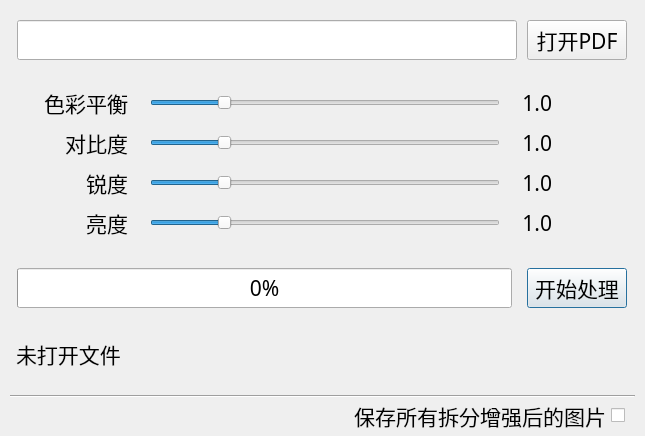
<?xml version="1.0" encoding="UTF-8"?>
<ui version="4.0">
 <class>Enhance_Dialog</class>
 <widget class="QDialog" name="Enhance_Dialog">
  <property name="geometry">
   <rect>
    <x>0</x>
    <y>0</y>
    <width>645</width>
    <height>436</height>
   </rect>
  </property>
  <property name="minimumSize">
   <size>
    <width>645</width>
    <height>436</height>
   </size>
  </property>
  <property name="maximumSize">
   <size>
    <width>645</width>
    <height>436</height>
   </size>
  </property>
  <property name="font">
   <font>
    <family>微软雅黑</family>
    <pointsize>16</pointsize>
   </font>
  </property>
  <property name="windowTitle">
   <string>文本增强</string>
  </property>
  <widget class="QLineEdit" name="lineEdit_w2_openPDF">
   <property name="geometry">
    <rect>
     <x>17</x>
     <y>20</y>
     <width>500</width>
     <height>40</height>
    </rect>
   </property>
  </widget>
  <widget class="QPushButton" name="pushButton_w2_start">
   <property name="geometry">
    <rect>
     <x>527</x>
     <y>268</y>
     <width>100</width>
     <height>40</height>
    </rect>
   </property>
   <property name="text">
    <string>开始处理</string>
   </property>
  </widget>
  <widget class="QLabel" name="label_w2_tips">
   <property name="geometry">
    <rect>
     <x>16</x>
     <y>326</y>
     <width>609</width>
     <height>55</height>
    </rect>
   </property>
   <property name="text">
    <string>未打开文件</string>
   </property>
  </widget>
  <widget class="QPushButton" name="pushButton_w2_openPDF">
   <property name="geometry">
    <rect>
     <x>527</x>
     <y>20</y>
     <width>100</width>
     <height>40</height>
    </rect>
   </property>
   <property name="text">
    <string>打开PDF</string>
   </property>
  </widget>
  <widget class="QProgressBar" name="progressBar_w2">
   <property name="geometry">
    <rect>
     <x>17</x>
     <y>268</y>
     <width>495</width>
     <height>40</height>
    </rect>
   </property>
   <property name="value">
    <number>0</number>
   </property>
  </widget>
  <widget class="QSlider" name="Slider_w2_colorSet">
   <property name="geometry">
    <rect>
     <x>150</x>
     <y>88</y>
     <width>350</width>
     <height>30</height>
    </rect>
   </property>
   <property name="maximum">
    <number>50</number>
   </property>
   <property name="singleStep">
    <number>1</number>
   </property>
   <property name="value">
    <number>10</number>
   </property>
   <property name="tracking">
    <bool>false</bool>
   </property>
   <property name="orientation">
    <enum>Qt::Horizontal</enum>
   </property>
  </widget>
  <widget class="QSlider" name="Slider_w2_contrastSet">
   <property name="geometry">
    <rect>
     <x>150</x>
     <y>128</y>
     <width>350</width>
     <height>30</height>
    </rect>
   </property>
   <property name="maximum">
    <number>50</number>
   </property>
   <property name="value">
    <number>10</number>
   </property>
   <property name="orientation">
    <enum>Qt::Horizontal</enum>
   </property>
  </widget>
  <widget class="QSlider" name="Slider_w2_brightnessSet">
   <property name="geometry">
    <rect>
     <x>150</x>
     <y>208</y>
     <width>350</width>
     <height>30</height>
    </rect>
   </property>
   <property name="maximum">
    <number>50</number>
   </property>
   <property name="value">
    <number>10</number>
   </property>
   <property name="orientation">
    <enum>Qt::Horizontal</enum>
   </property>
  </widget>
  <widget class="QSlider" name="Slider_w2_sharpnessSet">
   <property name="geometry">
    <rect>
     <x>150</x>
     <y>168</y>
     <width>350</width>
     <height>30</height>
    </rect>
   </property>
   <property name="maximum">
    <number>50</number>
   </property>
   <property name="value">
    <number>10</number>
   </property>
   <property name="orientation">
    <enum>Qt::Horizontal</enum>
   </property>
  </widget>
  <widget class="QLabel" name="label_w2_sharpnessValue">
   <property name="geometry">
    <rect>
     <x>512</x>
     <y>168</y>
     <width>40</width>
     <height>30</height>
    </rect>
   </property>
   <property name="layoutDirection">
    <enum>Qt::RightToLeft</enum>
   </property>
   <property name="text">
    <string>1.0</string>
   </property>
   <property name="alignment">
    <set>Qt::AlignRight|Qt::AlignTrailing|Qt::AlignVCenter</set>
   </property>
  </widget>
  <widget class="QLabel" name="label_w2_colorValue">
   <property name="geometry">
    <rect>
     <x>512</x>
     <y>88</y>
     <width>40</width>
     <height>30</height>
    </rect>
   </property>
   <property name="layoutDirection">
    <enum>Qt::RightToLeft</enum>
   </property>
   <property name="text">
    <string>1.0</string>
   </property>
   <property name="alignment">
    <set>Qt::AlignRight|Qt::AlignTrailing|Qt::AlignVCenter</set>
   </property>
  </widget>
  <widget class="QLabel" name="label_w2_contrastValue">
   <property name="geometry">
    <rect>
     <x>512</x>
     <y>128</y>
     <width>40</width>
     <height>30</height>
    </rect>
   </property>
   <property name="layoutDirection">
    <enum>Qt::RightToLeft</enum>
   </property>
   <property name="text">
    <string>1.0</string>
   </property>
   <property name="alignment">
    <set>Qt::AlignRight|Qt::AlignTrailing|Qt::AlignVCenter</set>
   </property>
  </widget>
  <widget class="QLabel" name="label_w2_brightnessValue">
   <property name="geometry">
    <rect>
     <x>512</x>
     <y>208</y>
     <width>40</width>
     <height>30</height>
    </rect>
   </property>
   <property name="layoutDirection">
    <enum>Qt::RightToLeft</enum>
   </property>
   <property name="text">
    <string>1.0</string>
   </property>
   <property name="alignment">
    <set>Qt::AlignRight|Qt::AlignTrailing|Qt::AlignVCenter</set>
   </property>
  </widget>
  <widget class="QLabel" name="label">
   <property name="geometry">
    <rect>
     <x>38</x>
     <y>88</y>
     <width>90</width>
     <height>30</height>
    </rect>
   </property>
   <property name="text">
    <string>色彩平衡</string>
   </property>
   <property name="alignment">
    <set>Qt::AlignRight|Qt::AlignTrailing|Qt::AlignVCenter</set>
   </property>
  </widget>
  <widget class="QLabel" name="label_2">
   <property name="geometry">
    <rect>
     <x>38</x>
     <y>128</y>
     <width>90</width>
     <height>30</height>
    </rect>
   </property>
   <property name="text">
    <string>对比度</string>
   </property>
   <property name="alignment">
    <set>Qt::AlignRight|Qt::AlignTrailing|Qt::AlignVCenter</set>
   </property>
  </widget>
  <widget class="QLabel" name="label_3">
   <property name="geometry">
    <rect>
     <x>38</x>
     <y>208</y>
     <width>90</width>
     <height>30</height>
    </rect>
   </property>
   <property name="text">
    <string>亮度</string>
   </property>
   <property name="alignment">
    <set>Qt::AlignRight|Qt::AlignTrailing|Qt::AlignVCenter</set>
   </property>
  </widget>
  <widget class="QLabel" name="label_4">
   <property name="geometry">
    <rect>
     <x>38</x>
     <y>168</y>
     <width>90</width>
     <height>30</height>
    </rect>
   </property>
   <property name="text">
    <string>锐度</string>
   </property>
   <property name="alignment">
    <set>Qt::AlignRight|Qt::AlignTrailing|Qt::AlignVCenter</set>
   </property>
  </widget>
  <widget class="QCheckBox" name="checkBox_w2_saveAllImage">
   <property name="geometry">
    <rect>
     <x>336</x>
     <y>400</y>
     <width>289</width>
     <height>31</height>
    </rect>
   </property>
   <property name="font">
    <font>
     <pointsize>16</pointsize>
     <underline>false</underline>
    </font>
   </property>
   <property name="layoutDirection">
    <enum>Qt::RightToLeft</enum>
   </property>
   <property name="text">
    <string>保存所有拆分增强后的图片</string>
   </property>
  </widget>
  <widget class="Line" name="line_3">
   <property name="geometry">
    <rect>
     <x>10</x>
     <y>388</y>
     <width>625</width>
     <height>16</height>
    </rect>
   </property>
   <property name="orientation">
    <enum>Qt::Horizontal</enum>
   </property>
  </widget>
 </widget>
 <resources/>
 <connections/>
 <designerdata>
  <property name="gridDeltaX">
   <number>2</number>
  </property>
  <property name="gridDeltaY">
   <number>2</number>
  </property>
  <property name="gridSnapX">
   <bool>true</bool>
  </property>
  <property name="gridSnapY">
   <bool>true</bool>
  </property>
  <property name="gridVisible">
   <bool>false</bool>
  </property>
 </designerdata>
</ui>
